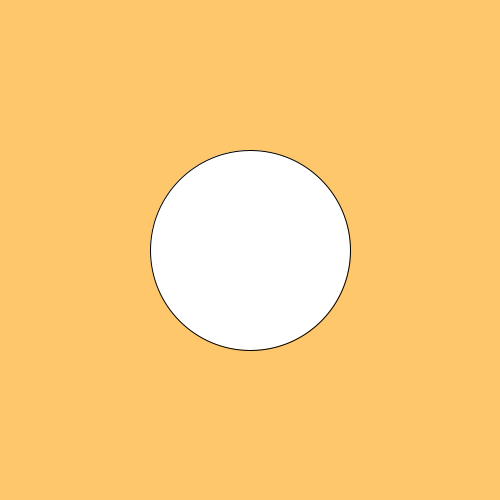
Frame 1 (no input)
Frame 60 (the mouse pressed at the canvas centre just before this capture): identical to frame 1, image omitted
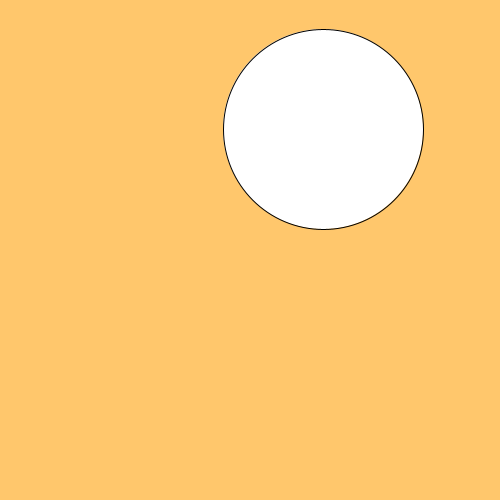
Frame 120 (the mouse held since frame 60 and released just before this capture)

The Processing sketch that drew these frames (run headless with seeded random() and noise(); from frame 60 on, the mouse is pressed at the canvas centre):

// Processing sketch: slippery_dot
// ── slippery_dot.pde
 // 1. Create three integer variables to represent the x, y, and the size of the ellipse
       int ellipseX=250;
       int ellipseY=250;
       int ellipseSize=200;
    void setup() {
      // 2. Set the size of your sketch
    size(500,500);
    }
    
    void draw() {
      // 3. Set the background color of your sketch
      background(#FFC76C);
      // 4. Draw an ellipse. Make sure it fits in the window.
      // Use the variables created at the top of the sketch, 
      // for the location and size of your ellipse
    ellipse(ellipseX,ellipseY,ellipseSize,ellipseSize);
    }
    
    void mousePressed() {
      //5. Create an integer variable called distance
      int distance=getDistance(ellipseX,ellipseY,mouseX,mouseY);
      //6. Set the value of the distance variable to the value returned by the getDistance method
      //   Pass the mouse's x and y (mouseX and mouseY) and the x and y of your ellipse to the method.
        
          
      //7.  Use an if statement to check if the distance variable is < the radius of the ellipse
      //    If it is, set a new x and y for the ellipse, using a random location on the window
      //    Hint: Use the Processing random() function
       if (distance<ellipseSize){
         ellipseX=(int) random(0,500);
         ellipseY=(int) random(0,500);
       }
    }
    
    int getDistance(int x1, int y1, int x2, int y2) {
      return (int)Math.sqrt(Math.pow((x1-x2),2) + Math.pow((y1-y2),2));
    }
